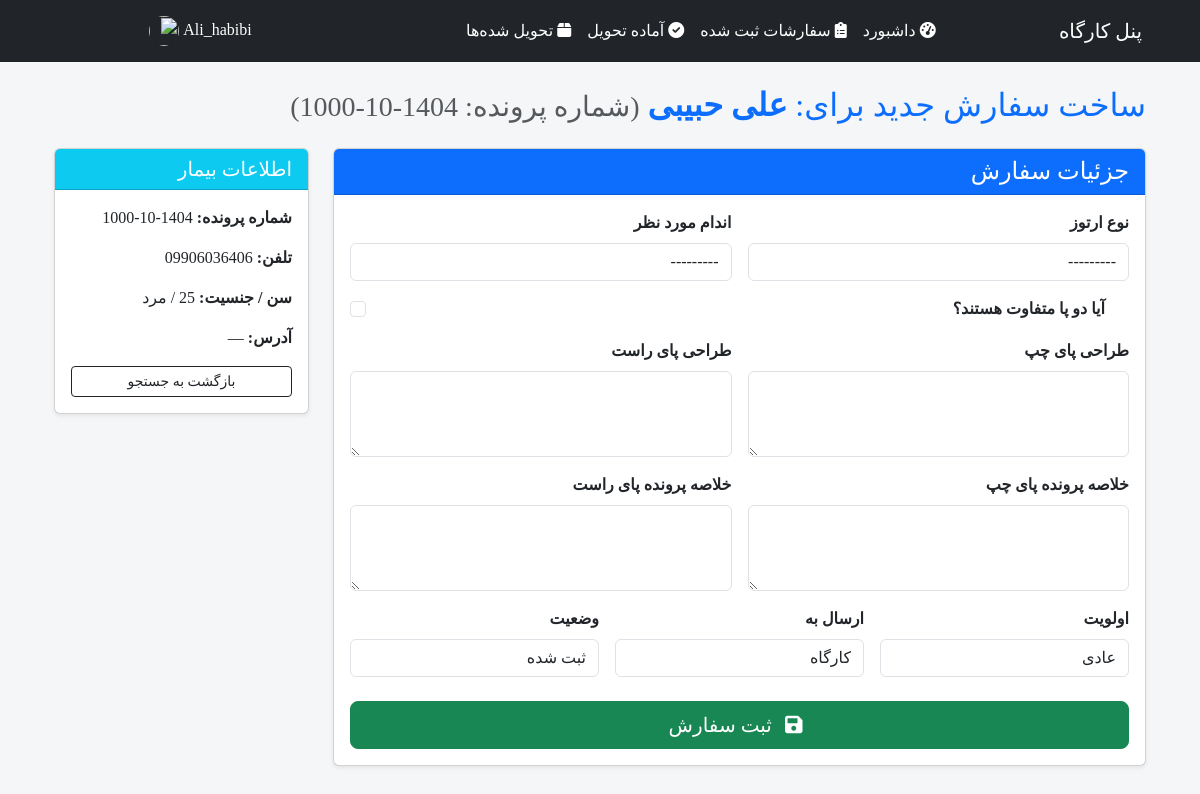
The page /reception/patient/7/create-order/ (signed in) on the database its author committed.
### reception/models.py (models this page shows, shortened)
class Patient(models.Model):
    case_number = models.CharField(max_length=50, unique=True, verbose_name="شماره پرونده")
    full_name = models.CharField(max_length=200, verbose_name="نام و نام خانوادگی")
    phone = models.CharField(max_length=20, blank=True, null=True, verbose_name="تلفن همراه اصلی")
    alternative_phone = models.CharField(max_length=20, blank=True, null=True, verbose_name="تلفن همراه دوم")
    national_id = models.CharField(max_length=10, blank=True, null=True, verbose_name="کد ملی")
    birth_date = models.CharField(max_length=10, blank=True, null=True, verbose_name="تاریخ تولد (شمسی)")
    age = models.PositiveIntegerField(blank=True, null=True, verbose_name="سن")
    gender = models.CharField(max_length=10, choices=[('male', 'مرد'), ('female', 'زن'), ('other', 'سایر')], blank=True, verbose_name="جنسیت")
    foot_size = models.CharField(max_length=10, blank=True, null=True, verbose_name="سایز پا")
    referrer = models.CharField(max_length=200, blank=True, null=True, verbose_name="معرف")
    attached_to = models.ForeignKey('self', on_delete=models.SET_NULL, null=True, blank=True, verbose_name="پیوست به بیمار دیگر")
    visit_reason = models.TextField(blank=True, null=True, verbose_name="علت مراجعه")
    underlying_diseases = models.TextField(blank=True, null=True, verbose_name="بیماری‌های زمینه‌ای")
    orthotic_history = models.TextField(blank=True, null=True, verbose_name="سوابق استفاده از ارتوتیک")
    short_address = models.CharField(max_length=200, blank=True, null=True, verbose_name="آدرس مختصر")
    reception_notes = models.TextField(blank=True, null=True, verbose_name="یادداشت پذیرش")
    photo = models.ImageField(upload_to='patients/photos/', blank=True, null=True, verbose_name="عکس بیمار")
    admission_date = models.DateTimeField(default=timezone.now, verbose_name="تاریخ پذیرش")
    created_at = models.DateTimeField(auto_now_add=True, verbose_name="تاریخ ثبت")
    created_by = models.ForeignKey(User, on_delete=models.SET_NULL, null=True, verbose_name="ثبت شده توسط")
    class Meta:
        verbose_name = "بیمار"
        verbose_name_plural = "بیماران"
        ordering = ['-created_at']

### WorkShop/decorators.py (the view)
        def wrapper(request, *args, **kwargs):
            if not request.user.is_authenticated:
                return redirect('login')
            if request.user.groups.filter(name=group_name).exists():
                return view_func(request, *args, **kwargs)
            return redirect('login')

### reception/views.py (called while the page is built)
@group_required('Reception')
@login_required
def create_order_for_patient(request, patient_id):
    patient = get_object_or_404(Patient, id=patient_id)
    if request.method == 'POST':
        form = OrderCreateForm(request.POST)
        if form.is_valid():
            order = form.save(commit=False)
            order.patient = patient
            order.created_by = request.user
            order.save()
            messages.success(
                request, f'سفارش برای {patient.full_name} با موفقیت ثبت شد.')
            return redirect('reception-ready')
    else:
        form = OrderCreateForm(initial={'patient': patient})
    context = {
        'form': form,
        'patient': patient,
    }
    return render(request, 'reception/create_order.html', context)

### reception/templates/reception/create_order.html (shortened to what this page needs)
{% extends 'workshop/base.html' %}
{% load static %}
{% block content %}
<div class="container-fluid mt-4">
    <h2 class="text-primary mb-4">
        ساخت سفارش جدید برای:
        <strong>{{ patient.full_name }}</strong>
        <small class="text-muted">(شماره پرونده: {{ patient.case_number }})</small>
    </h2>
    <div class="row">
        <div class="col-lg-9">
            <div class="card shadow-sm">
                <div class="card-header bg-primary text-white">
                    <h4 class="mb-0">جزئیات سفارش</h4>
                </div>
                <div class="card-body">
                    <form method="post">
                        <div class="row g-3">
                            <div class="col-md-6">
                                <label class="form-label fw-bold">{{ form.device_type.label }}</label>
                                {{ form.device_type }}
                            </div>
                            <div class="col-md-6">
                                <label class="form-label fw-bold">{{ form.side.label }}</label>
                                {{ form.side }}
                            </div>
                            <div class="col-12">
                                <div class="form-check">
                                    {{ form.different_designs }}
                                    <label class="form-check-label fw-bold" for="{{ form.different_designs.id_for_label }}">
                                        آیا دو پا متفاوت هستند؟
                                    </label>
                                </div>
                            </div>
                            <div class="col-md-6">
                                <label class="form-label fw-bold">طراحی پای چپ</label>
                                <textarea name="designes_left" class="form-control" rows="3"></textarea>
                            </div>
                            <div class="col-md-6">
                                <label class="form-label fw-bold">طراحی پای راست</label>
                                <textarea name="designes_right" class="form-control" rows="3"></textarea>
                            </div>
                            <div class="col-md-6">
                                <label class="form-label fw-bold">خلاصه پرونده پای چپ</label>
                                <textarea name="technical_notes_left" class="form-control" rows="3"></textarea>
                            </div>
                            <div class="col-md-6">
                                <label class="form-label fw-bold">خلاصه پرونده پای راست</label>
                                <textarea name="technical_notes_right" class="form-control" rows="3"></textarea>
                            </div>
                            <div class="col-md-4">
                                <label class="form-label fw-bold">{{ form.priority.label }}</label>
                                {{ form.priority }}
                            </div>
                            <div class="col-md-4">
                                <label class="form-label fw-bold">{{ form.send_to.label }}</label>
                                {{ form.send_to }}
                            </div>
                            <div class="col-md-4">
                                <label class="form-label fw-bold">{{ form.status.label }}</label>
                                {{ form.status }}
                            </div>
                        </div>
                        <div class="d-grid mt-4">
                            <button type="submit" class="btn btn-success btn-lg">
                                <i class="fas fa-save me-2"></i> ثبت سفارش
                            </button>
                        </div>
                    </form>
                </div>
            </div>
        </div>
        <div class="col-lg-3">
            <div class="card shadow-sm sticky-top" style="top: 20px;">
                <div class="card-header bg-info text-white">
                    <h5 class="mb-0">اطلاعات بیمار</h5>
                </div>
                <div class="card-body">
                    <p><strong>شماره پرونده:</strong> {{ patient.case_number }}</p>
                    <p><strong>تلفن:</strong> {{ patient.phone|default:"—" }}</p>
                    <p><strong>سن / جنسیت:</strong> {{ patient.age|default:"—" }} / {{ patient.get_gender_display|default:"—" }}</p>
                    <p><strong>آدرس:</strong> {{ patient.address|default:"—" }}</p>
                    <div class="mt-3">
                        <a href="{% url 'reception:dashboard' %}" class="btn btn-outline-dark btn-sm w-100">
                            بازگشت به جستجو
                        </a>
                    </div>
                </div>
            </div>
        </div>
    </div>
</div>
{% endblock %}

### WorkShop/templates/workshop/base.html (shortened to what this page needs)
{% load static %}
<!DOCTYPE html>
<html lang="fa" dir="rtl">
<head>
    <link href="https://cdn.jsdelivr.net/npm/bootstrap@5.3.2/dist/css/bootstrap.rtl.min.css" rel="stylesheet">
    <link href="https://cdnjs.cloudflare.com/ajax/libs/select2/4.0.13/css/select2.min.css" rel="stylesheet" />
    <link href="https://cdn.jsdelivr.net/npm/bootstrap@5.3.0/dist/css/bootstrap.min.css" rel="stylesheet">
    <link rel="stylesheet" href="https://unpkg.com/kamadatepicker/dist/kamadatepicker.min.css">
    <link href="https://cdnjs.cloudflare.com/ajax/libs/font-awesome/6.0.0-beta3/css/all.min.css" rel="stylesheet">
</head>
<body>
    <nav class="navbar navbar-expand-lg navbar-dark bg-dark">
        <div class="container">
            <a class="navbar-brand" href="#">پنل کارگاه</a>
            <div class="collapse navbar-collapse" id="navbarNav">
                <ul class="navbar-nav me-auto mb-2 mb-lg-0">
                    <li class="nav-item">
                        <a class="nav-link" href="{% url 'dashboard' %}">
                            <i class="fas fa-tachometer-alt"></i> داشبورد
                        </a>
                    </li>
                    <li class="nav-item">
                        <a class="nav-link" href="{% url 'workshop-list' %}">
                            <i class="fas fa-clipboard-list"></i> سفارشات ثبت شده
                        </a>
                    </li>
                    <li class="nav-item">
                        <a class="nav-link" href="{% url 'reception-ready' %}">
                            <i class="fas fa-check-circle"></i> آماده تحویل
                        </a>
                    </li>
                    <li class="nav-item">
                        <a class="nav-link" href="{% url 'delivered-archive' %}">
                            <i class="fas fa-box"></i> تحویل شده‌ها
                        </a>
                    </li>
                </ul>
                <div class="navbar-text ms-auto">
                    <a class="ms-2" href="{% url 'dashboard' %}" style="text-decoration: none;">{{ user.username }}
                        <img src="https://png.pngtree.com/png-clipart/20250102/original/pngtree-user-avatar-placeholder-black-png-image_6796227.png"
                            alt="" class="rounded-circle" width="30" height="30">
                    </a>
                </div>
            </div>
        </div>
    </nav>
    <div class="container mt-4">
        {% block content %}{% endblock %}
    </div>
</body>
</html>

### WorkShop/templates/workshop/base.html (style rules this page uses)
body { font-family: Vazir; background-color: #f5f6f8; }
.navbar { background-color: #2c7be5; }
.navbar-brand, .nav-link { color: white !important; }

### rows shown on the page
Patient: full_name "علی حبیبی", case_number "1404-10-1000", phone "09906036406", age "25", gender "مرد"

### other values the page prints
{{ user.username }} "Ali_habibi"
{{ patient.address|default:"—" }} "—"
